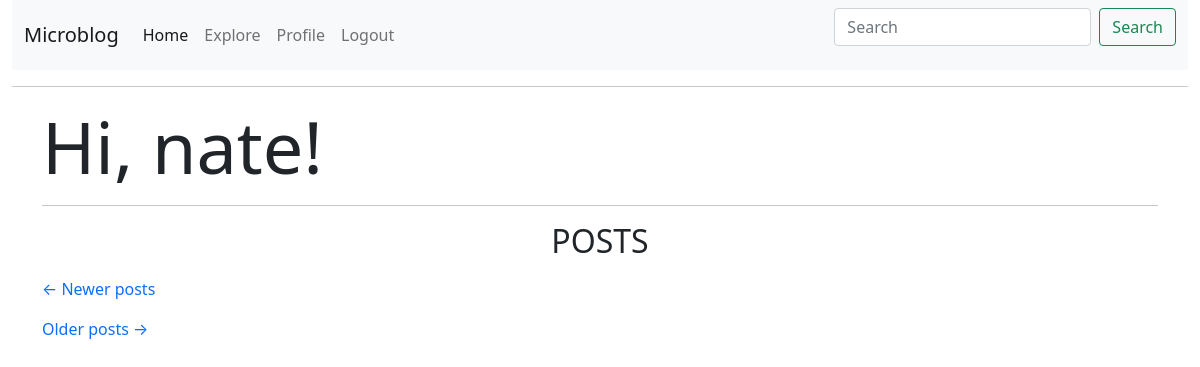
Page /explore (signed in) on the earlier database version.
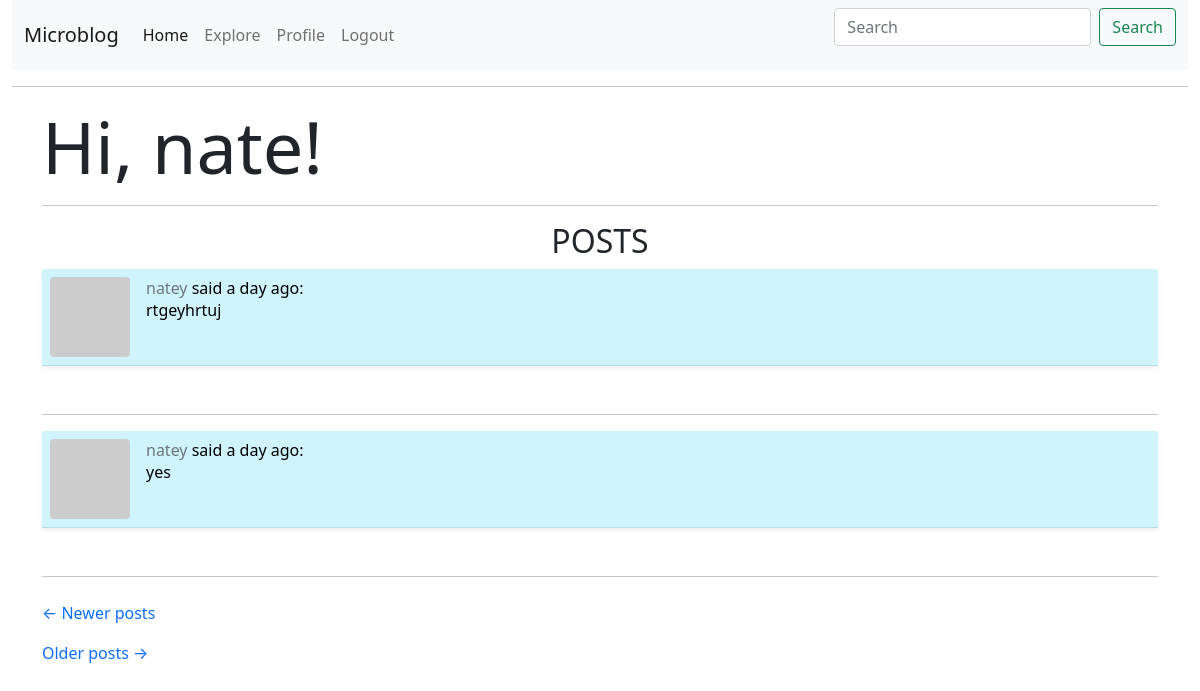
Same page on the later database version.
### app/models.py (models this page shows, shortened)
class User(UserMixin, db.Model):
    id = db.Column(db.Integer, primary_key=True)
    username = db.Column(db.String(64), index=True, unique=True)
    email = db.Column(db.String(120), index=True, unique=True)
    password_hash = db.Column(db.String(128))
    tasks = db.relationship('Task', backref='author', lazy='dynamic')
    about_me = db.Column(db.String(140))
    last_seen = db.Column(db.DateTime, default=datetime.utcnow)
    followed = db.relationship(
        'User', secondary=followers,
        primaryjoin=(followers.c.follower_id == id),
        secondaryjoin=(followers.c.followed_id == id),
        backref=db.backref('followers', lazy='dynamic'), lazy='dynamic')
    def avatar(self, size):
        digest = md5(self.email.lower().encode('utf-8')).hexdigest()
        return 'https://www.gravatar.com/avatar/{}?d=identicon&s={}'.format(
            digest, size
        )

class Task(db.Model):
    id = db.Column(db.Integer, primary_key=True)
    body = db.Column(db.String(140))
    timestamp = db.Column(db.DateTime, index=True, default=datetime.utcnow)
    user_id = db.Column(db.Integer, db.ForeignKey('user.id'))

### app/routes.py (the view)
@app.route('/explore')
@login_required
def explore():
    page = request.args.get('page', 1, type=int)
    tasks = Task.query.order_by(Task.timestamp.desc()).paginate(
        page, app.config['POSTS_PER_PAGE'], False)
    next_url = url_for('explore', page=tasks.next_num) \
        if tasks.has_next else None
    prev_url = url_for('explore', page=tasks.prev_num) \
        if tasks.has_prev else None
    return render_template('index.html', title='Explore', tasks=tasks.items,
                           next_url=next_url, prev_url=prev_url)

### app/models.py (called while the page is built)
@login.user_loader
def load_user(id):
    return User.query.get(int(id))

### app/routes.py (called while the page is built)
@app.before_request
def before_request():
    if current_user.is_authenticated:
        current_user.last_seen = datetime.utcnow()
        db.session.commit()

### app/templates/index.html (shortened to what this page needs)
{% extends "base.html" %}
{% block app_content  %}
    <h1 class="display-2">Hi, {{ current_user.username }}!</h1>
    <hr>
    <p class="text-center h2">POSTS</p>
    {% for task in tasks %}
        {% include '_post.html' %}
    {% endfor %}
    <nav aria-label="...">
        <ul class="navbar-nav me-auto mb-2 mb-lg-0 pager">
            <li class="text-decoration-none link-secondary previous{% if not prev_url %} disabled{% endif %}">
                <a class="nav-link" href="{{ prev_url or '#' }}">
                    <span aria-hidden="true">&larr;</span> Newer posts
                </a>
            </li>
            <li class="text-decoration-none link-secondary next{% if not next_url %} disabled{% endif %}">
                <a class="nav-link" href="{{ next_url or '#' }}">
                    Older posts <span aria-hidden="true">&rarr;</span>
                </a>
            </li>
        </ul>
    </nav>
{% endblock %}

### app/templates/base.html (shortened to what this page needs)
<link href="https://cdn.jsdelivr.net/npm/bootstrap@5.0.1/dist/css/bootstrap.min.css" rel="stylesheet">
<body class="container-fluid">
{% block navbar %}
    <nav class="navbar navbar-expand-lg navbar-light bg-light">
        <div class="container-fluid">
            <a class="navbar-brand" href="{{ url_for('index') }}">Microblog</a>
            <div class="collapse navbar-collapse" id="navbarSupportedContent">
                <ul class="navbar-nav me-auto mb-2 mb-lg-0">
                    <li class="nav-item">
                        <a class="nav-link active" aria-current="page" href="{{ url_for('index') }}">Home</a>
                    </li>
                    <li class="nav-item">
                        <a class="nav-link" href="{{ url_for('explore') }}">Explore</a>
                    </li>
                    {% if current_user.is_anonymous %}
                        <li class="nav-item">
                            <a class="nav-link" href="{{ url_for('login') }}">Login</a>
                        </li>
                    {% else %}
                        <li class="nav-item">
                            <a class="nav-link" href="{{ url_for('user', username=current_user.username) }}">Profile</a>
                        </li>
                        <li class="nav-item">
                            <a class="nav-link" href="{{ url_for('logout') }}">Logout</a>
                        </li>
                    {% endif %}
                </ul>
                <form class="d-flex">
                    <input class="form-control me-2" type="search" placeholder="Search" aria-label="Search">
                    <button class="btn btn-outline-success" type="submit">Search</button>
                </form>
            </div>
        </div>
    </nav>
{% endblock %}
        <hr>
    {% block content %}
        <div class="container">
            {% block app_content  %}{% endblock %}
        </div>
    {% endblock %}
        {% block scripts %}
            <link href="https://cdn.jsdelivr.net/npm/bootstrap@5.0.1/dist/css/bootstrap.min.css" rel="stylesheet">
        {% endblock %}
</body>

### app/templates/_post.html
{% block app_content %}
     <table class="table table-info shadow-sm p-3 mb-5 bg-body rounded">
        <tr valign="top">
            <td width="70px">
                 <a href="{{ url_for('user', username=task.author.username) }}">
                    <img class="rounded float-start" src="{{ task.author.avatar(70) }}" />
                </a>
            <td>
                <a class="text-decoration-none link-secondary"
                        href="{{ url_for('user', username=task.author.username) }}">
                    {{ task.author.username }}
                </a>
                said {{ moment(task.timestamp).fromNow() }}:
            <br>
            <p class="font-weight-bold">
                {{ task.body }}
            </p>
            </td>
        </tr>
    </table>
    <hr>
{% endblock %}

Differences in the rows shown:
added Task: author.username "natey", timestamp "a day ago", body "rtgeyhrtuj"
added Task: author.username "natey", timestamp "a day ago", body "yes"
